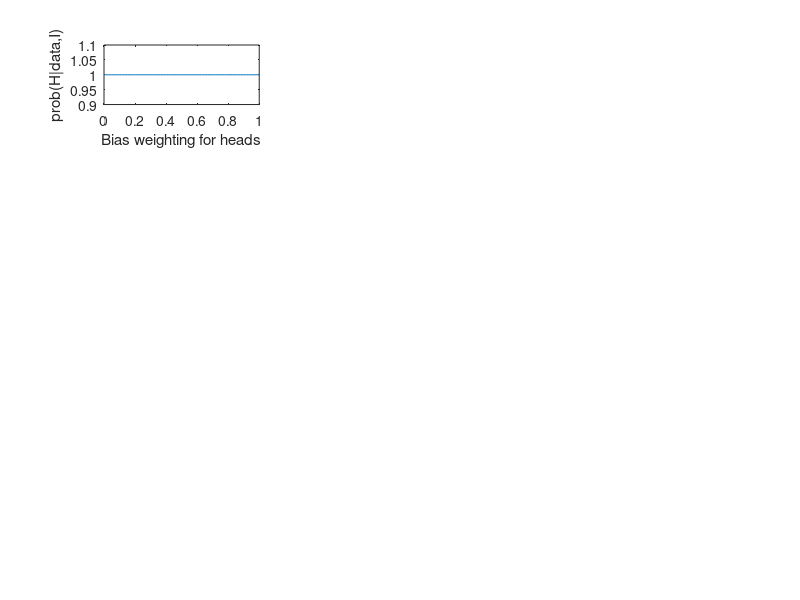

Write the MATLAB code that produced this figure. (Note: this script raises an error after producing the figure.)
N = 0; %N is the number of flips
R = 0; %number of heads
H = linspace(0,1,100); %Values for hypothesis of the coin's bias

y = H.^R.*((1-H).^(N-R));
figure();
subplot(5,3,1);
plot(H,y);
xlabel('Bias weighting for heads');
ylabel('prob(H|{data},I)');
plotIterations = [1 2 3 4 8 16 32 64 128 256 512 1024 2048 4096];

for N = 1:4096 
    result = flipCoin; %1 if heads, 0 if tails
    R = R+result;
    binomial = R*log(H) + (N-R)*log(1-H);
    m = max(binomial);
    binomial = binomial - m;
    normalizingConstant = log(sum(exp(binomial)));
    y = exp(binomial - normalizingConstant);

    compare = N==plotIterations;
    indx = find(compare);
    if any(compare)
        subplot(5,3,indx+1);
        plot(H,y)
        xlabel('Bias-weighting for heads');
        ylabel('prob(H|{data},I)');
        text(0.75,0.75,num2str(plotIterations(indx)))
    end
end



function result = flipCoin
    tmp = randi(4);
    if tmp >1
        result = 0; %tails
    else
        result = 1; %heads
    end
end
